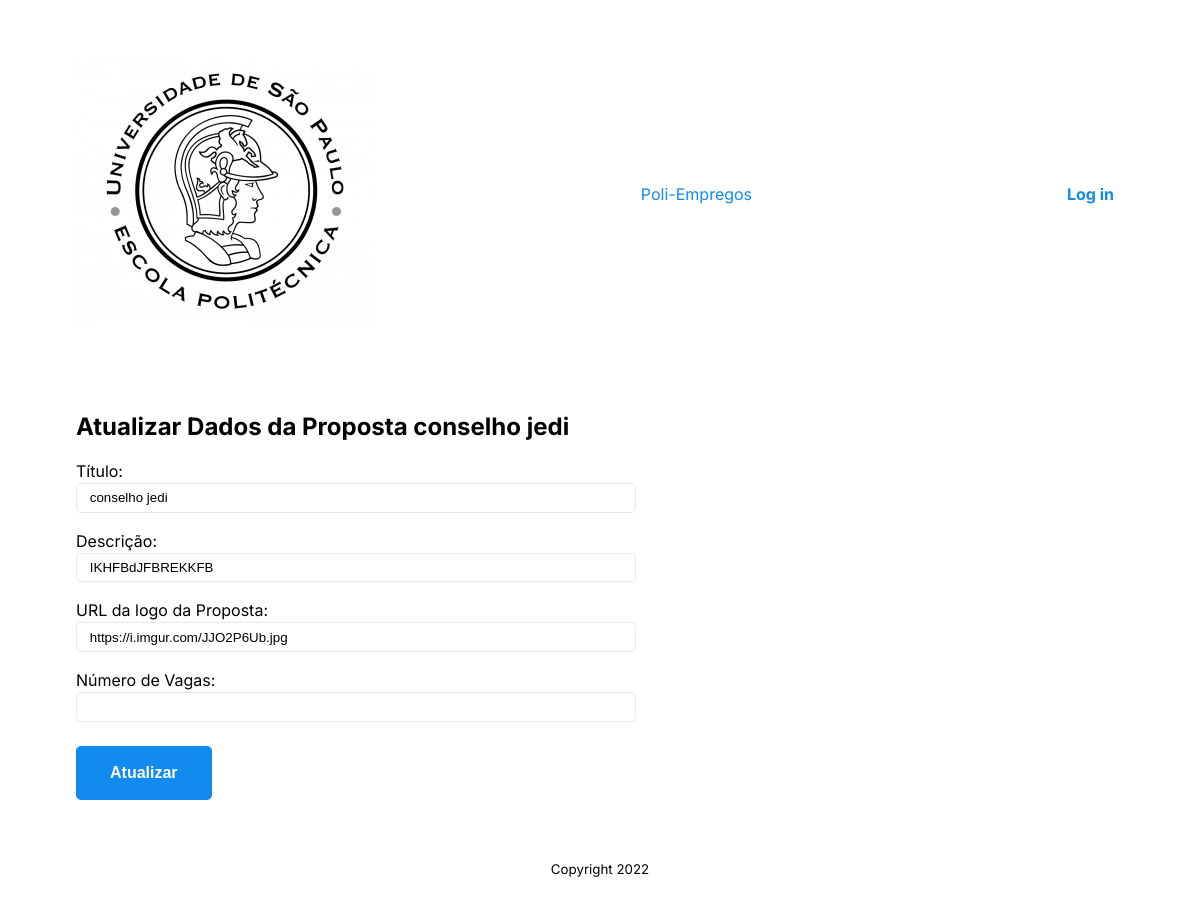
/propostas/update/1/, run on the app's committed database.
### propostas/models.py (models this page shows, shortened)
class Propostas(models.Model):
    name = models.CharField(max_length=255) #name = name
    empresa = models.ForeignKey(Empresa,on_delete=models.CASCADE)
    descricao = models.TextField() #descricao = descricao
    logo_proposta = models.URLField(max_length=200) #logo_proposta = logo_proposta
    n_vagas = models.IntegerField() #numero de vagas disponíveis
    data_pub = models.DateTimeField()

### propostas/views.py (the view, shortened to what this page needs)
# urls.py: path('update/<int:propostas_id>/', views.update_propostas, name='update'),
def update_propostas(request, propostas_id):
    propostas = get_object_or_404(Propostas, pk=propostas_id)
    context = {'propostas': propostas}
    return render(request, 'propostas/update.html', context)

### propostas/templates/propostas/update.html (shortened to what this page needs)
{% extends 'base.html' %}
{% block content %}
<h2>Atualizar Dados da Proposta {{ propostas.name }}</h2>
<form method="POST" action="{% url 'propostas:update' propostas.id%}">
    <p>
        <label for="id_name">Título:</label>
        <input type="text" name="name" id="id_name" value="{{ propostas.name }}" />
    </p>
    <p>
        <label for=" id_descricao">Descrição:</label>
        <input type="text" name="descricao" id="id_descricao" value="{{ propostas.descricao }}" />
    </p>
    <p>
        <label for=" id_logo_proposta">URL da logo da Proposta:</label>
        <input type="url" name="logo_proposta" id="id_logo_proposta" value="{{propostas.logo_proposta}}" />
    </p>
    <p>
        <label for="id_n_vagas">Número de Vagas:</label>
        <input type="number" name="n_vagas" id="id_n_vagas" />
    </p>
    <button type="submit">Atualizar</button>
</form>
{% endblock content %}

### static/style.css (style rules this page uses)
:root { --primary-color: #000000; --secondary-color: #118bee; --tertiary-color: #f44d27; --secondary-color-light: #30b2ff; --tertiary-color-light: #ff6d28; --bg-color: #fff; --secondary-bg-color: #e9e9e9; --color-shadow: #f4f4f4; font-family: Inter, sans-serif; font-size: 16px; line-height: 1.5em; }
* { box-sizing: border-box; }
html, body { height: 100%; }
body { display: flex; flex-direction: column; }
input { display: block; width: 100%; max-width: 560px; border: 1px solid var(--secondary-bg-color); border-radius: 5px; margin-bottom: 1rem; padding: 0.4rem 0.8rem; }
button { background-color: var(--secondary-color); border: 2px solid var(--secondary-color); color: var(--bg-color); border-radius: 5px; display: inline-block; font-size: medium; font-weight: bold; margin: 0.5rem 0; padding: 1rem 2rem; }

### data on the page
Propostas: name "conselho jedi", descricao "IKHFBdJFBREKKFB", logo_proposta "https://i.imgur.com/JJO2P6Ub.jpg"
